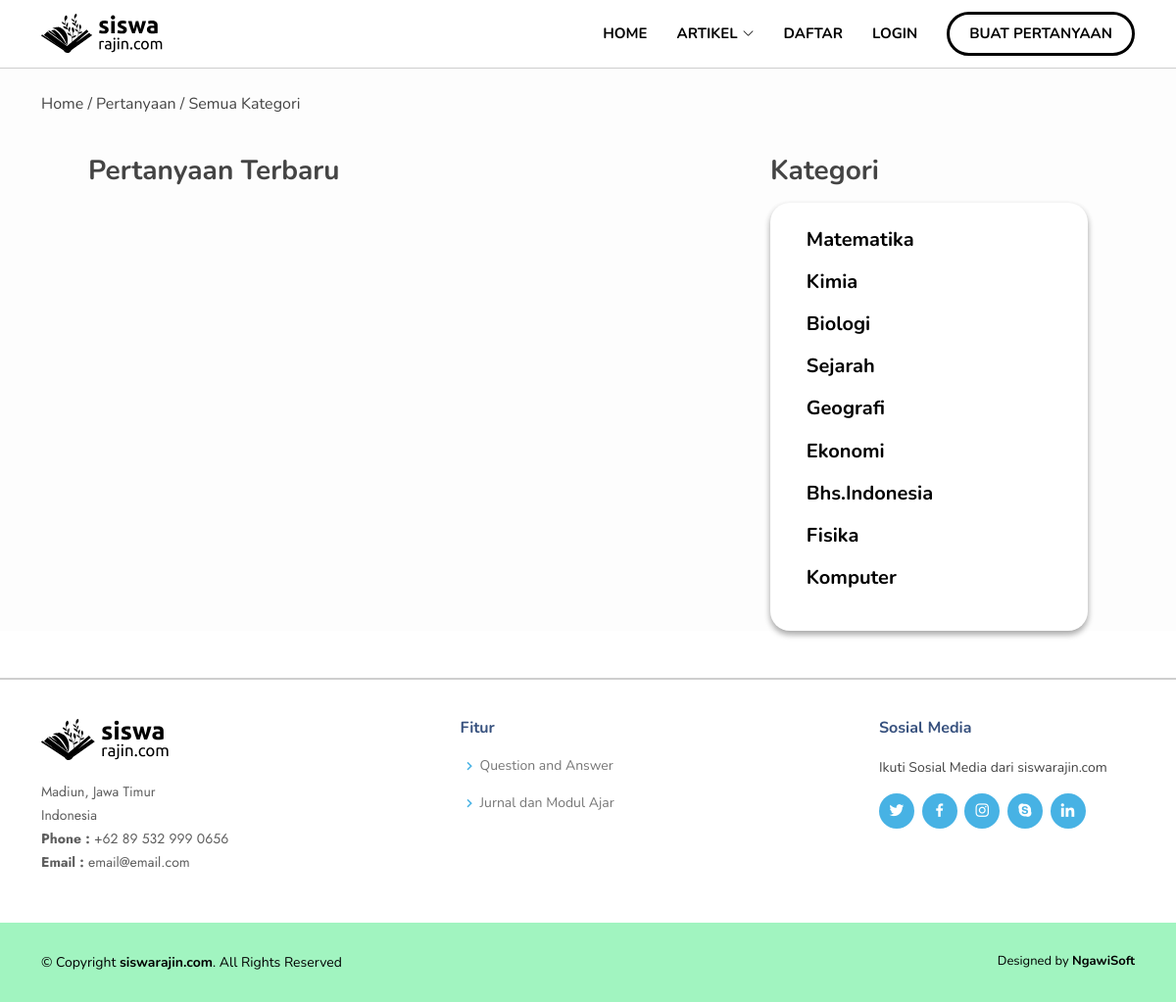
Page /index.php/pertanyaan on the committed database.
### tables this page shows
CREATE TABLE `t_kategori` (
  `id_kategori` int(11) NOT NULL,
  `nama_kategori` varchar(50) NOT NULL,
  `gambar` text NOT NULL,
  `logo_abu` text NOT NULL
);

### application/controllers/Pertanyaan.php (called while the page is built, shortened)
<?php
class Pertanyaan extends CI_Controller
{
	public function index()
	{
		$data['question'] = $this->Model_pertanyaan->getAllQuestions()->result_array();
		$data['title'] = "Semua Kategori";
		$data['kategori'] = $this->Model_dashboard->get_kategori_dasboard()->result_array();
		$data['like']	= $this->Model_dashboard->get_like_dasboard()->result_array();
		$nav['judul'] = "Buat Pertanyaan";
		$this->load->view('templates/header-page', $nav);
		$this->load->view('question/index', $data);
		$this->load->view('templates/footer');
	}
}

### index.php (called while the page is built, shortened)
<?php
require_once BASEPATH.'core/CodeIgniter.php';

### application/models/Model_dashboard.php (called while the page is built, shortened)
<?php
class Model_dashboard extends CI_Model
{
    public function get_kategori_dasboard()
    {
        $this->db->select('*');
        $this->db->from('t_kategori');
        return $this->db->get();
    }
    public function get_like_dasboard()
    {
        $this->db->select('*');
        $this->db->from('t_like');
        $this->db->where('status_like', '1');
        return $this->db->get();
    }
}

### application/views/question/index.php (the view, shortened to what this page needs)
<div id="question" class="question mb-5">
    <div class="py-4">
        <div class="container route">
            Home / Pertanyaan / <?php echo $title; ?>
        </div>
    </div>
    <div class="list-pertanyaan-index mt-3">
        <div class="container">
            <div class="row justify-content-center px-md-5">
                <div class="col-md-8">
                    <h3 class="mb-3 text-center text-sm-start">
                        Pertanyaan Terbaru
                    </h3>
                </div>
                <div class="col-md-4  d-none d-sm-block">
                    <h3 class="mb-3 ">
                        Kategori
                    </h3>
                    <div class="kategori-list py-3">
                        <ul>
                            <?php foreach ($kategori as $ktg) : ?>
                                <a style="color:black;" href="<?php echo base_url('pertanyaan/kategori/' . $ktg['nama_kategori']) ?>">
                                    <li>
                                        <div class="kategori-nama d-flex px-4">
                                            <h5 class="my-auto">
                                                <?= $ktg['nama_kategori'] ?>
                                            </h5>
                                        </div>
                                    </li>
                                </a>
                            <?php endforeach; ?>
                        </ul>
                    </div>
                </div>
            </div>
        </div>
    </div>
</div>

### assets/css/style.css (style rules this page uses)
a { color: #47b2e4; text-decoration: none; }
h1, h2, h3, h4, h5, h6 { font-family: "Nunito", sans-serif; }

### assets/css/style-page.css (style rules this page uses)
.question { background-color: rgb(253, 253, 253); }
.list-pertanyaan-index h3 { font-weight: bold; }
.list-pertanyaan-index { height: 100%; }
.kategori-list { box-shadow: rgba(0, 0, 0, 0.16) 0px 3px 6px, rgba(0, 0, 0, 0.23) 0px 4px 6px; border-radius: 20px; background-color: white; }
.kategori-list ul { list-style: none; padding: 0px; }
.kategori-list li { box-shadow: none; margin: 0px; padding: 0.6rem 0px; }
.kategori-list li .kategori-nama h5 { margin-left: 0.8rem; font-weight: 700; }

### rows in the picture
t_kategori: nama_kategori "Matematika"
t_kategori: nama_kategori "Kimia"
t_kategori: nama_kategori "Biologi"
t_kategori: nama_kategori "Sejarah"
t_kategori: nama_kategori "Geografi"
t_kategori: nama_kategori "Ekonomi"
t_kategori: nama_kategori "Bhs.Indonesia"
t_kategori: nama_kategori "Fisika"
t_kategori: nama_kategori "Komputer"

### other values in the picture
$judul "BUAT PERTANYAAN"
$title "Semua Kategori"
